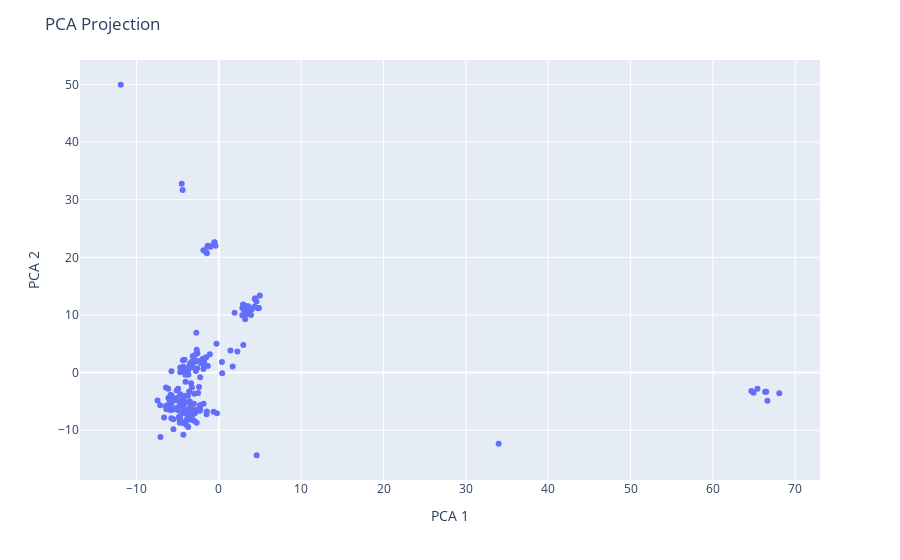

The code cell stored with this chart in its notebook:
### Code cell
fig = px.scatter(df_pca, x="PC1", y="PC2", hover_data={'nodeId': True})

fig.update_layout(title="PCA Projection",
                  xaxis_title="PCA 1",
                  yaxis_title="PCA 2")

fig.show()

### Figure 1 — Plotly figure (JSON) as saved in the notebook; plotly's stock layout.template omitted (floating-point values rounded to 4 significant figures; data arrays with more than 128 entries replaced by an {"elided": "..."} marker saying what was removed)
{"data": [{"customdata": {"elided": "195x1 str values"}, "hovertemplate": "PC1=%{x}<br>PC2=%{y}<br>nodeId=%{customdata[0]}<extra></extra>", "legendgroup": "", "marker": {"color": "#636efa", "symbol": "circle"}, "mode": "markers", "name": "", "orientation": "v", "showlegend": false, "type": "scatter", "x": {"elided": "195 float values"}, "xaxis": "x", "y": {"elided": "195 float values"}, "yaxis": "y"}], "layout": {"legend": {"tracegroupgap": 0}, "margin": {"t": 60}, "title": {"text": "PCA Projection"}, "xaxis": {"anchor": "y", "domain": [0, 1], "title": {"text": "PCA 1"}}, "yaxis": {"anchor": "x", "domain": [0, 1], "title": {"text": "PCA 2"}}}}
